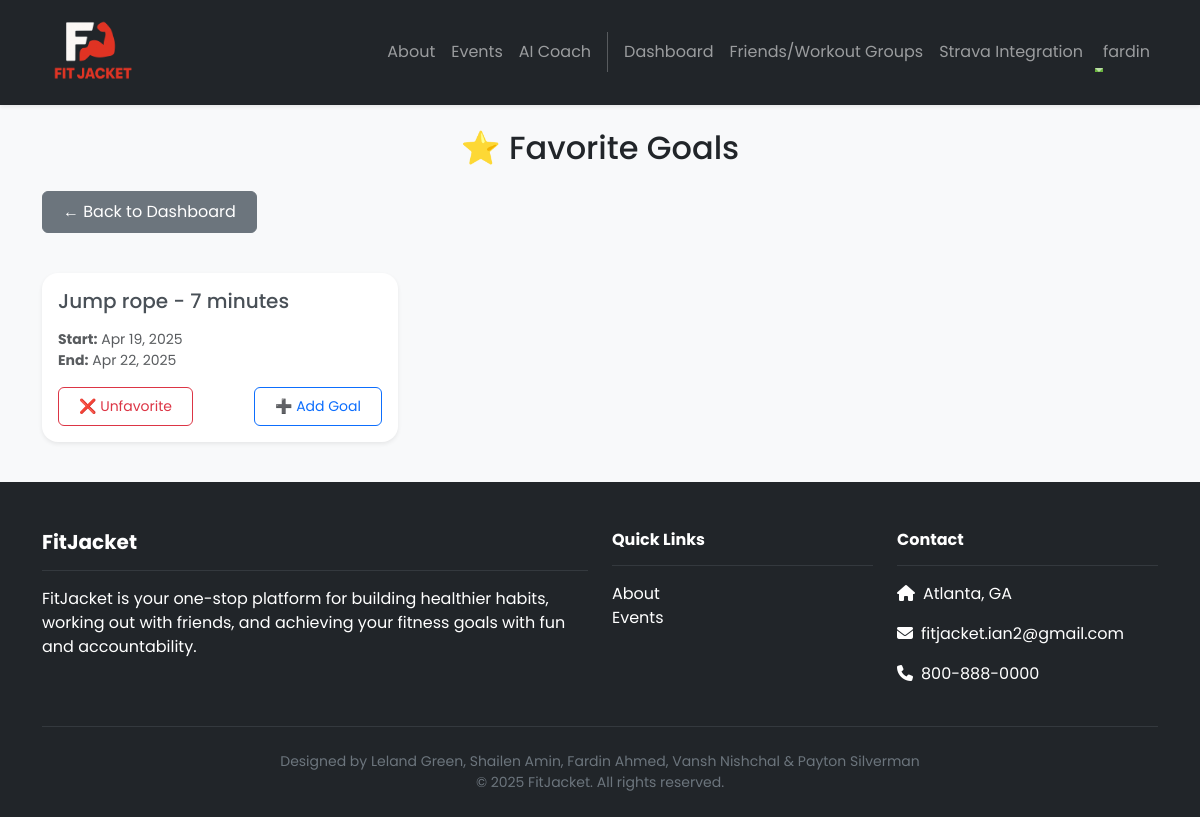
Page /dashboard/favorite/ (signed in) on the earlier database version.
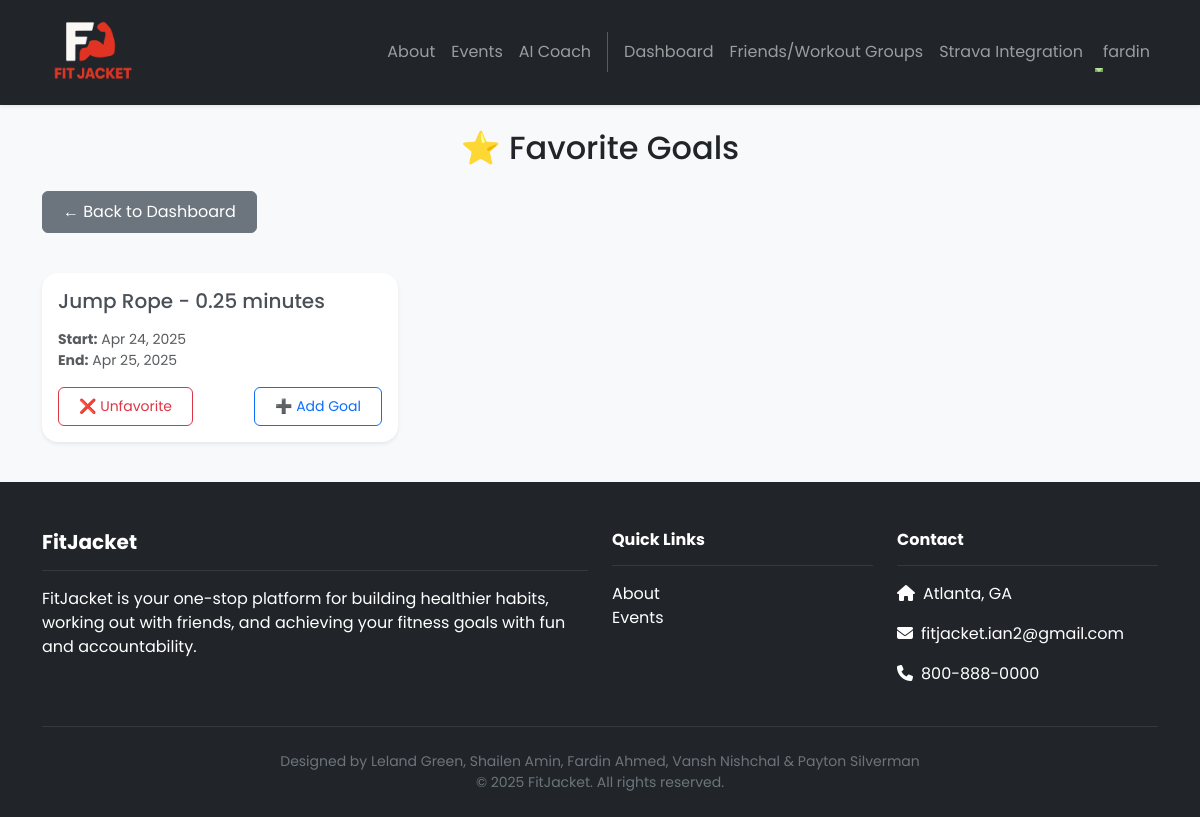
Same page on the later database version.
### dashboard/models.py (models this page shows, shortened)
class Goal(models.Model):
    text = models.CharField(max_length=255)
    created_at = models.DateTimeField(auto_now_add=True)
    start_date = models.DateTimeField(null=True, blank=True, default=timezone.now)
    end_date = models.DateTimeField(null=True, blank=True, default=timezone.now)
    user = models.ForeignKey(User, on_delete=models.CASCADE, null=True)
    completed = models.BooleanField(default=False)
    abandoned = models.BooleanField(default=False)
    favorite = models.BooleanField(default=False)
    total_duration_seconds = models.IntegerField(default=0)
    calories_burnt_per_second = models.FloatField(default=0.0)
    progress = models.FloatField(default=0.0)

### dashboard/views.py (the view, shortened to what this page needs)
# urls.py: path('favorite/', views.mark_favorite, name='FavoriteHistory'),
@login_required
def mark_favorite(request):
    favorite_goals = Goal.objects.filter(user=request.user, favorite=True)
    return render(request, 'dashboard/favorite.html', {
        'favorite_goals': favorite_goals
    })

### accounts/context_processors.py (called while the page is built)
def admin_group(request):
    if request.user.is_authenticated:
        is_admin = request.user.groups.filter(name='admin').exists()
    else:
        is_admin = False
    return {'is_admin': is_admin}

### friends/context_processors.py (called while the page is built)
def user_groups(request):
    if request.user.is_authenticated:
        groups = WorkoutGroup.objects.filter(groupmember__user=request.user)
    else:
        groups = []
    return {'user_groups': groups}

### dashboard/templates/dashboard/favorite.html (shortened to what this page needs)
{% extends 'base.html' %}
{% block content %}
<div class="container py-4">
    <h2 class="mb-4 text-center">⭐ Favorite Goals</h2>
    <div class="text-start mb-4">
        <a href="{% url 'Dashboard' %}" class="btn btn-secondary mb-3">← Back to Dashboard</a>
    </div>
    {% if favorite_goals %}
        <div class="row row-cols-1 row-cols-md-2 row-cols-lg-3 g-4">
            {% for goal in favorite_goals %}
                <div class="col">
                    <div class="card h-100 border-0 shadow-sm rounded-4">
                        <div class="card-body">
                            <h5 class="card-title text-dark-emphasis">{{ goal.text }}</h5>
                            <p class="card-text text-muted small mt-3">
                                <strong>Start:</strong> {{ goal.start_date|date:"M d, Y" }}<br>
                                <strong>End:</strong> {{ goal.end_date|date:"M d, Y" }}
                            </p>
                            <div class="d-flex justify-content-between">
                                <form method="POST" class="me-2">
                                    <button type="submit" name="unfavorite_goal" class="btn btn-outline-danger btn-sm">
                                        ❌ Unfavorite
                                    </button>
                                </form>
                                <form method="POST">
                                    <button type="submit" name="add_goal" class="btn btn-outline-primary btn-sm">
                                        ➕ Add Goal
                                    </button>
                                </form>
                            </div>
                        </div>
                    </div>
                </div>
            {% endfor %}
        </div>
    {% else %}
        <div class="text-center mt-5">
            <p class="text-muted fs-5">No favorite goals yet.</p>
        </div>
    {% endif %}
</div>
{% endblock %}

### FitJacket/templates/base.html (shortened to what this page needs)
<!DOCTYPE html>
<html>
  {% load static %}
  <head>
    <link href="https://cdn.jsdelivr.net/npm/bootstrap@5.3.3/dist/css/bootstrap.min.css" rel="stylesheet">
    <link rel="stylesheet" href="https://cdnjs.cloudflare.com/ajax/libs/font-awesome/6.1.1/css/all.min.css">
    <link rel="stylesheet" type="text/css" href="{% static 'css/style.css' %}">
  </head>
  <body>
    <nav class="navbar navbar-dark bg-dark navbar-expand-lg sticky-top shadow-sm py-2m">
      <div class="container">
        <a class="navbar-brand" href="{% url 'home.index' %}">
          <img src="{% static 'img/fitjacketlogo.png' %}" style="height:100px; width:auto;" alt="logo" />
        </a>
        <div class="collapse navbar-collapse" id="navbarNavAltMarkup">
          <div class="navbar-nav ms-auto navbar-ml">
            <a class="nav-link {% if request.path == '/about/' %}active{% endif %}" href="{% url 'home.about' %}" aria-current="{% if request.path == '/about/' %}page{% endif %}">About</a>
            <a class="nav-link {% if request.path == '/events/' %}active{% endif %}" href="{% url 'events.about' %}" aria-current="{% if request.path == '/events/' %}page{% endif %}">Events</a>
            <a class="nav-link" href="{% url 'ai_coach:home' %}">AI Coach</a>
            {% if user.is_authenticated %}
              <a class="nav-link {% if request.path == '/dashboard/' %}active{% endif %}" href="{% url 'Dashboard' %}" aria-current="{% if request.path == '/dashboard/' %}page{% endif %}">Dashboard</a>
              <a class="nav-link" href="{% url 'friends:userList' %}">Friends/Workout Groups</a>
              <a class="nav-link" href="{% url 'strava.import' %}">Strava Integration</a>
              <li class="nav-item dropdown">
                <a class="nav-link dropdown-toggle" href="#" role="button" data-bs-toggle="dropdown">
                   {{ user.username }}
                </a>
              </li>
            {% else %}
              <a class="nav-link" href="{% url 'accounts.login' %}">Login</a>
              <a class="nav-link" href="{% url 'accounts.signup' %}">Sign Up</a>
              <a class="nav-link" href="{% url 'accounts.resetPassword' %}">Reset Password</a>
            {% endif %}
          </div>
        </div>
      </div>
    </nav>
    <div class="main-content" style="height: 80vh;">
      {% block content %}
      {% endblock content %}
    </div>
    <footer class="bg-dark text-white pt-5 pb-4 mt-auto">
      <div class="container">
        <div class="row g-4">
          <div class="col-md-6">
            <h5 class="fw-bold">FitJacket</h5>
            <hr class="border-secondary">
            <p>FitJacket is your one-stop platform for building healthier habits, working out with friends, and achieving your fitness goals with fun and accountability.</p>
          </div>
          <div class="col-md-3">
            <h6 class="fw-bold">Quick Links</h6>
            <hr class="border-secondary">
            <ul class="list-unstyled">
              <li><a href="{% url 'home.about' %}" class="text-white text-decoration-none">About</a></li>
              <li><a href="{% url 'events.about' %}" class="text-white text-decoration-none">Events</a></li>
            </ul>
          </div>
          <div class="col-md-3">
            <h6 class="fw-bold">Contact</h6>
            <hr class="border-secondary">
            <p><i class="fas fa-home me-2"></i>Atlanta, GA</p>
            <p><i class="fas fa-envelope me-2"></i>fitjacket.ian2@gmail.com</p>
            <p><i class="fas fa-phone me-2"></i>800-888-0000</p>
          </div>
        </div>
        <hr class="border-secondary my-4">
        <div class="text-center small" style="color: #6c757d;">
          Designed by Leland Green, Shailen Amin, Fardin Ahmed, Vansh Nishchal & Payton Silverman<br>
          © 2025 FitJacket. All rights reserved.
        </div>
      </div>
    </footer>
  </body>
</html>

### FitJacket/static/css/style.css (style rules this page uses)
body { font-family: 'Poppins', sans-serif; background-color: #f8f9fa; min-height: 100vh; display: flex; flex-direction: column; }
.main-content { flex: 1; }
.navbar { box-shadow: 0 2px 4px rgba(0,0,0,0.1); min-height: 60px; align-items: center; }
nav.navbar { padding-top: 0.15rem; padding-bottom: 0.15rem; }
.navbar-brand { position: relative; overflow: visible; padding-top: 0; padding-bottom: 0; }
.navbar-brand img { height: 100px !important; width: auto !important; transition: transform 0.2s; }
.nav-link { position: relative; transition: color 0.3s; }
.nav-link:after { content: ''; position: absolute; width: 0; height: 2px; bottom: 0; left: 0; background-color: #6ab43e; transition: width 0.3s; }
.card { transition: transform 0.2s, box-shadow 0.2s; border: none; box-shadow: 0 2px 15px rgba(0,0,0,0.1); }
.btn { padding: 8px 20px; border-radius: 6px; transition: all 0.3s; }

Differences in the rows shown:
no longer on this page (row edited): Goal: text "Jump rope - 7 minutes", start_date "Apr 19, 2025", end_date "Apr 22, 2025"
added Goal: text "Jump Rope - 0.25 minutes", start_date "Apr 24, 2025", end_date "Apr 25, 2025"
